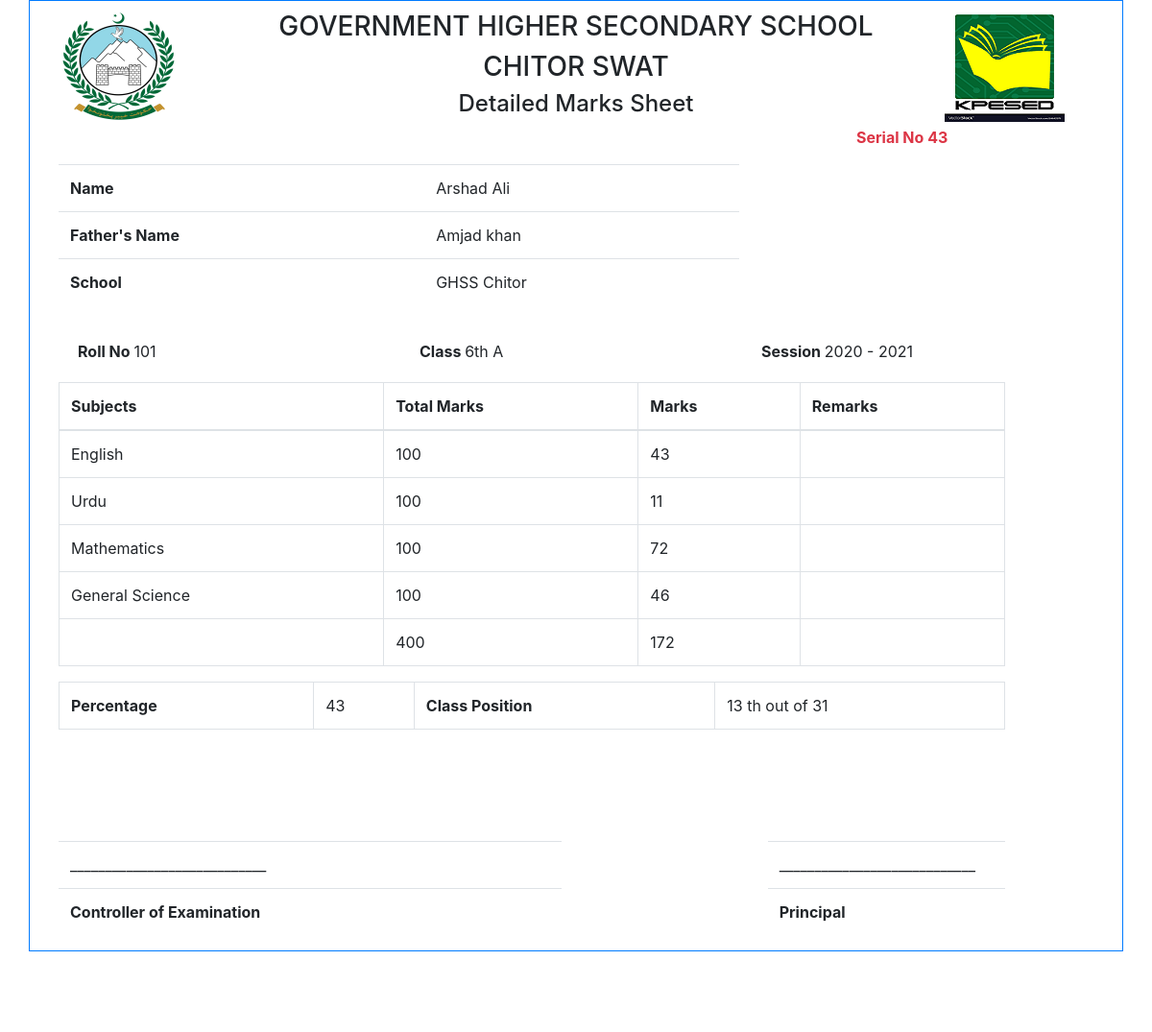
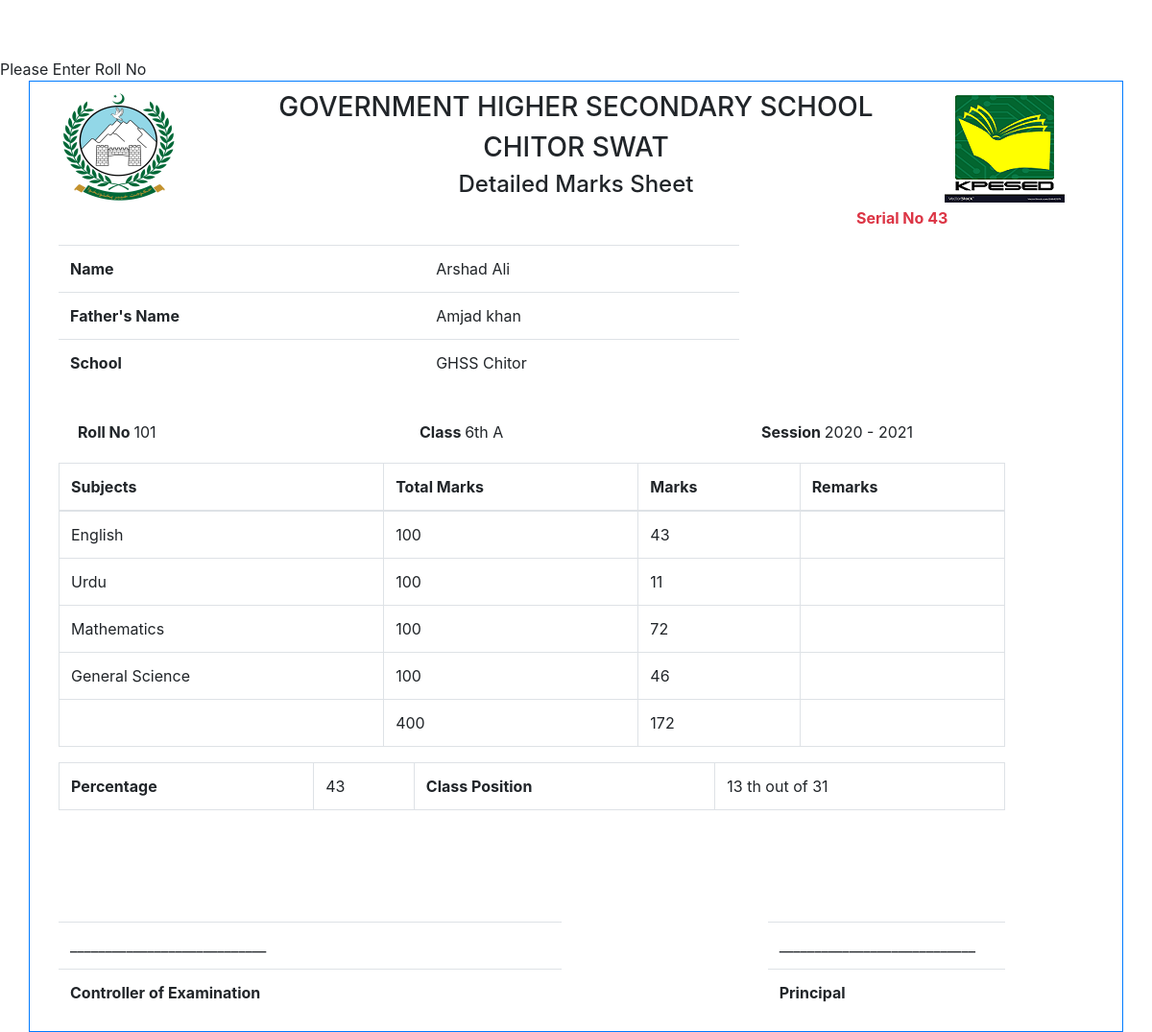
The app's page /dmc_double.php?rollno=101 with its own data (2 pictures, top to bottom).
### tables this page shows
CREATE TABLE IF NOT EXISTS `marks` (
  `Serial_No` int(11) NOT NULL AUTO_INCREMENT,
  `Roll_No` int(5) NOT NULL,
  `English_Marks` int(3) NOT NULL,
  `Urdu_Marks` int(3) NOT NULL,
  `Maths_Marks` int(3) NOT NULL,
  `Science_Marks` int(3) NOT NULL,
  PRIMARY KEY (`Serial_No`),
  UNIQUE KEY `forign` (`Roll_No`)
);

CREATE TABLE IF NOT EXISTS `students_info` (
  `Roll_No` int(11) NOT NULL,
  `Name` varchar(100) NOT NULL,
  `FName` varchar(100) NOT NULL,
  `School` varchar(200) NOT NULL DEFAULT 'GHSS CHITOR',
  `Class` enum('5th','6th A','6th B','7th','8th A','8th B','8th') NOT NULL,
  `Class_Position` varchar(20) DEFAULT NULL,
  `year` year(4) NOT NULL,
  PRIMARY KEY (`Roll_No`)
);

### dmc_double.php (the view, shortened to what this page needs)
<?php
if (isset($_GET['rollno'])){
require_once('sand_box.php');
$link=connect();
$rollno=$_GET['rollno'];
$q="SELECT * FROM students_info WHERE Roll_No=".$rollno;
$qr=mysqli_query($link,$q);
$qra=mysqli_fetch_assoc($qr);
$Roll_No= $qra['Roll_No'];
$Name= $qra['Name'];
$Father_Name=$qra['FName'];
$Class_Name=$qra['Class'];
$School_Name=$qra['School'];
$Class_Position= $qra['Class_Position'];
$q2="SELECT * FROM marks WHERE Roll_No=".$Roll_No;
$qr2=mysqli_query($link,$q2);
$qra2=mysqli_fetch_assoc($qr2);
 $English_Marks= $qra2['English_Marks'];
 $Urdu_Marks= $qra2['Urdu_Marks'];
 $Maths_Marks= $qra2['Maths_Marks'];
 $Science_Marks= $qra2['Science_Marks'];
 $Obtained_Marks=$English_Marks+$Urdu_Marks+$Maths_Marks+$Science_Marks;
 $Total_Marks=400;
 $Percentage=($Obtained_Marks * 100)/$Total_Marks;
 $Serial_No= $qra2['Serial_No'];
}
else{
  echo "Please Enter Roll No";
}
?>
<?php page_header('Double DMC'); ?>
</head>
<body>
<div class="container border border-primary">
  <div class="container">
    <div class="row" style="margin-top:10px;">
      <div class="col-md-2">
        <img src="images/khyber.png" class="img img-fluid" alt="khyberlogo" height="auto" >
      </div>
      <div class="col-md-8">
        <h3 class="text-center text-uppercase">Government Higher Secondary School</h3>
        <h3 class="text-center text-uppercase">Chitor Swat </h3>
        <h4 class="text-center">Detailed Marks Sheet</h4>
      </div>
      <div class="col-md-2">
        <img src="images/kpesed.png" alt="booklogo" height="auto" class=" img img-fluid" >
      </div>
    </div>
  </div>
  <div class="container">
    <div class="row">
      <div class="col-md-9">
      </div>
      <div class="col-md-3">
        <p class="font-weight-bold text-danger">Serial No  <?php echo $Serial_No; ?> </p>
      </div>
    </div>
  </div>
    <div class="container">
      <div class="row">
        <div class="col-md-8">
          <table class=" table">
            <tr>
              <td> <span class="font-weight-bold"> Name </span> </td> <td> <?php echo $Name;  ?> </td>
            </tr>
            <tr>
              <td> <span class="font-weight-bold"> Father's Name </span></td> <td> <?php echo $Father_Name;  ?></td>
            </tr>
            <tr>
              <td> <span class="font-weight-bold"> School </span></td> <td><?php echo $School_Name;  ?></td>
            </tr>
        </table>
        </div>
        <div class="col-md-4">
        </div>
      </div>
    </div>
  <div class="container">
    <div class="row" style="padding:20px">
      <div class="col-md-4">
        <span class="font-weight-bold"> Roll No </span>  <span> <?php echo $Roll_No;  ?> </span>
      </div>
      <div class="col-md-4">
        <span class="font-weight-bold"> Class </span>   <?php echo $Class_Name;  ?>
      </div>
      <div class="col-md-4">
          <span class="font-weight-bold"> Session </span> 2020 - 2021
      </div>
    </div>
  </div>
  <div class="container">
    <div class="row">
        <div class="col-md-11">
          <table class="table table-bordered">
            <thead>
              <th>
                Subjects
              </th>
              <th>
                Total Marks
              </th>
              <th>
                Marks
              </th>
              <th>
                Remarks
              </th>
            </thead>
            <tbody>
              <tr>
                <td>English</td> <td> 100 </td><td> <?php echo $English_Marks;  ?></td>  <td> </td>
              </tr>
              <tr>
                <td>Urdu</td> <td> 100 </td><td> <?php echo $Urdu_Marks;  ?></td>  <td> </td>
              </tr>
              <tr>
                <td>Mathematics</td> <td> 100 </td><td> <?php echo $Maths_Marks;  ?></td>  <td> </td>
              </tr>
              <tr>
                <td>General Science</td> <td> 100 </td><td> <?php echo $Science_Marks;  ?></td>  <td> </td>
              </tr>
              <tr>
                <td></td> <td> 400 </td><td> <?php echo $Obtained_Marks;  ?></td>  <td> </td>
              </tr>
            </tbody>
          </table>
          <table class="table table-bordered" style="margin-top:10px ">
            <tr>
                  <td> <span class="font-weight-bold">Percentage </span> </td>       <td> <?php echo $Percentage;  ?> </td>
                  <td> <span class="font-weight-bold"> Class Position </span> </td> <td> <?php echo $Class_Position;  ?> </td>
            </tr>
          </table>
        </div>
      <div class="col-md-1">
      </div>
</div>
</div>
<div class="container" style="margin-top:100px ">
<div class="row">
          <div class="col-md-6">
            <table class="table">
              <tr> <td> ____________________________ </td> </tr>
              <tr> <td><span class="font-weight-bold"> Controller of Examination</span> </td> </tr>
            </table>
          </div>
          <div class="col-md-2">
          </div>
          <div class="col-md-3">
            <table class="table">
              <tr> <td>____________________________  </td> </tr>
              <tr> <td><span class="font-weight-bold" > Principal</span> </td> </tr>
            </table>
          </div>
          <div class="col-md-1">
          </div>
       </div>
  </div>
</div>
<br>
<br>
<br>
<br>
<br>
<br>
<?php
if (isset($_GET['rollno2'])){
$rollno=$_GET['rollno2'];
$q="SELECT * FROM students_info WHERE Roll_No=".$rollno;
$qr=mysqli_query($link,$q);
$qra=mysqli_fetch_assoc($qr);
$Roll_No= $qra['Roll_No'];
$Name= $qra['Name'];
$Father_Name=$qra['FName'];
$Class_Name=$qra['Class'];
$School_Name=$qra['School'];
$Class_Position= $qra['Class_Position'];
$q2="SELECT * FROM marks WHERE Roll_No=".$Roll_No;
$qr2=mysqli_query($link,$q2);
$qra2=mysqli_fetch_assoc($qr2);
 $English_Marks= $qra2['English_Marks'];
 $Urdu_Marks= $qra2['Urdu_Marks'];
 $Maths_Marks= $qra2['Maths_Marks'];
 $Science_Marks= $qra2['Science_Marks'];
 $Obtained_Marks=$English_Marks+$Urdu_Marks+$Maths_Marks+$Science_Marks;
 $Total_Marks=400;
 $Percentage=($Obtained_Marks * 100)/$Total_Marks;
 $Serial_No= $qra2['Serial_No'];
}
else{
  echo "Please Enter Roll No";
}
?>
<div class="container border border-primary">
  <div class="container">
    <div class="row" style="margin-top:10px;">
      <div class="col-md-2">
        <img src="images/khyber.png" class="img img-fluid" alt="khyberlogo" height="auto" >
      </div>
      <div class="col-md-8">
        <h3 class="text-center text-uppercase">Government Higher Secondary School</h3>
        <h3 class="text-center text-uppercase">Chitor Swat </h3>
        <h4 class="text-center">Detailed Marks Sheet</h4>
      </div>
      <div class="col-md-2">
        <img src="images/kpesed.png" alt="booklogo" height="auto" class=" img img-fluid" >
      </div>
    </div>
  </div>
  <div class="container">
    <div class="row">
      <div class="col-md-9">
      </div>
      <div class="col-md-3">
        <p class="font-weight-bold text-danger">Serial No  <?php echo $Serial_No; ?> </p>
      </div>
    </div>
  </div>
    <div class="container">
      <div class="row">
        <div class="col-md-8">
          <table class=" table">
            <tr>
              <td> <span class="font-weight-bold"> Name </span> </td> <td> <?php echo $Name;  ?> </td>
            </tr>
            <tr>
              <td> <span class="font-weight-bold"> Father's Name </span></td> <td> <?php echo $Father_Name;  ?></td>
            </tr>
            <tr>
              <td> <span class="font-weight-bold"> School </span></td> <td><?php echo $School_Name;  ?></td>
            </tr>
        </table>
        </div>
        <div class="col-md-4">
        </div>
      </div>
    </div>
  <div class="container">
    <div class="row" style="padding:20px">
      <div class="col-md-4">
        <span class="font-weight-bold"> Roll No </span>  <span> <?php echo $Roll_No;  ?> </span>
      </div>
      <div class="col-md-4">
        <span class="font-weight-bold"> Class </span>   <?php echo $Class_Name;  ?>
      </div>
      <div class="col-md-4">
          <span class="font-weight-bold"> Session </span> 2020 - 2021
      </div>
    </div>
  </div>
  <div class="container">
    <div class="row">
        <div class="col-md-11">
          <table class="table table-bordered">
            <thead>
              <th>
                Subjects
              </th>
              <th>
                Total Marks
              </th>
              <th>
                Marks
              </th>
              <th>
                Remarks
              </th>
            </thead>
            <tbody>
              <tr>
                <td>English</td> <td> 100 </td><td> <?php echo $English_Marks;  ?></td>  <td> </td>
              </tr>
              <tr>
                <td>Urdu</td> <td> 100 </td><td> <?php echo $Urdu_Marks;  ?></td>  <td> </td>
              </tr>
              <tr>
                <td>Mathematics</td> <td> 100 </td><td> <?php echo $Maths_Marks;  ?></td>  <td> </td>
              </tr>
              <tr>
                <td>General Science</td> <td> 100 </td><td> <?php echo $Science_Marks;  ?></td>  <td> </td>
              </tr>
              <tr>
                <td></td> <td> 400 </td><td> <?php echo $Obtained_Marks;  ?></td>  <td> </td>
              </tr>
            </tbody>
          </table>
          <table class="table table-bordered" style="margin-top:10px ">
            <tr>
                  <td> <span class="font-weight-bold">Percentage </span> </td>       <td> <?php echo $Percentage;  ?> </td>
                  <td> <span class="font-weight-bold"> Class Position </span> </td> <td> <?php echo $Class_Position;  ?> </td>
            </tr>
          </table>
        </div>
      <div class="col-md-1">
      </div>
</div>
</div>
<div class="container" style="margin-top:100px ">
<div class="row">
          <div class="col-md-6">
            <table class="table">
              <tr> <td> ____________________________ </td> </tr>
              <tr> <td><span class="font-weight-bold"> Controller of Examination</span> </td> </tr>
            </table>
          </div>
          <div class="col-md-2">
          </div>
          <div class="col-md-3">
            <table class="table">
              <tr> <td>____________________________  </td> </tr>
              <tr> <td><span class="font-weight-bold" > Principal</span> </td> </tr>
            </table>
          </div>
          <div class="col-md-1">
          </div>
       </div>
  </div>
</div>
<?php page_close(); ?>

### sand_box.php (shortened to what this page needs)
<?php
	function page_header($page_name){
		echo '<!DOCTYPE html>
					<html lang="en">
						<head>
			    			<title>' .$page_name.  '</title>
							<meta charset="utf-8">
							<meta name="viewport" content="width=device-width, initial-scale=1">
							<link rel="stylesheet" href="css/bootstrap.min.css">
							<link rel="stylesheet" href="css/custom.css">
						  	<script type="text/javascript" src="js/jquery3.6.js">  </script>
						  	<script type="text/javascript" src="js/bootstrap.bundle.js">  </script>
						  	<script type="text/javascript" src="js/bootstrap.bundle.min.js.map">  </script>
						  	<script type="text/javascript" src="js/custom.js">  </script>';
	}
	function page_close(){
		echo'</body>
			</html>';
	}
?>

### records on screen
marks: Serial_No "43", English_Marks "43", Urdu_Marks "11", Maths_Marks "72", Science_Marks "46", Obtained_Marks "172"
students_info: Name "Arshad Ali", FName "Amjad khan", School "GHSS Chitor", Roll_No "101", Class "6th A", Class_Position "13 th out of 31"
